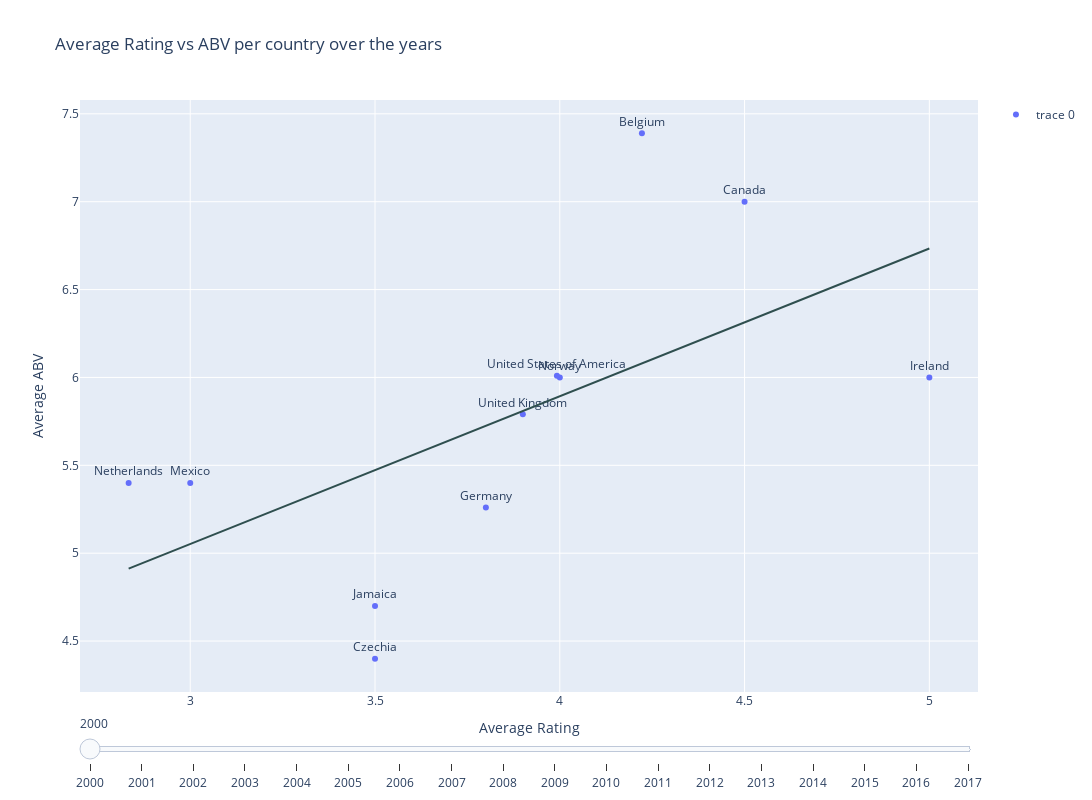

The cell this chart's notebook holds for it:
### Code cell
import plotly.graph_objects as go
import plotly.express as px
import pandas as pd

# Create an image with a slider
fig = go.Figure()

# Iterate for each year
unique_years = [2000, 2001, 2002, 2003, 2004, 2005, 2006, 2007, 2008, 2009, 2010, 2011, 2012, 2013, 2014, 2015, 2016, 2017]
for i, y in enumerate(unique_years):
    # Filter the data for a specific year
    df_corr_year = df_ratings_no_text[df_ratings_no_text['date'].dt.year == y]

    # compute the metrics
    avg_rating_country = df_corr_year.groupby('location').agg({'palate': 'mean'})
    avg_abv_country = df_corr_year.groupby('location').agg({'abv': 'mean'})
    aggregated_df = pd.DataFrame({
        'x': avg_rating_country['palate'].values,
        'y': avg_abv_country['abv'].values,
        'label': avg_rating_country.index
    })

    # Do the plotting part
    fig.add_trace(go.Scatter(
        x=aggregated_df['x'],
        y=aggregated_df['y'],
        mode='markers+text',
        text=aggregated_df['label'],
        textposition='top center',
        visible=(i == 0)
    ))
    # Generate regression trace using px.scatter
    regression_fig = px.scatter(aggregated_df, x='x', y='y', trendline='ols')
    regression_fig.update_traces(marker=dict(size=4, opacity=0.5), selector=dict(mode='markers'))
    regression_fig.update_traces(line=dict(width=2, color='DarkSlateGrey'), selector=dict(mode='lines'))

    # Extract the regression trace
    regression_trace = regression_fig.data[1]
    regression_trace.visible = (i == 0)  # Set visibility based on current year or step

    # Add the regression trace to your existing figure
    fig.add_trace(regression_trace)

# Prepare the slider 
steps = []
for i, y in enumerate(unique_years):
    step = dict(
        label=str(y),
        method='update',
        args=[{'visible': [False] * len(fig.data)}]
    )
    step['args'][0]['visible'][i * 2] = True  # Show the scatter plot
    step['args'][0]['visible'][i * 2 + 1] = True  # Show the regression line
    steps.append(step)

# Set some figure stuff
fig.update_layout(
    sliders=[
        dict(
            active=0,
            steps=steps
        )
    ],
    xaxis_title='Average Rating',
    yaxis_title='Average ABV',
    title='Average Rating vs ABV per country over the years'
)


# Set the figure such that it's a square
fig.update_layout(
    width=1200,
    height=800
)


fig.show()
